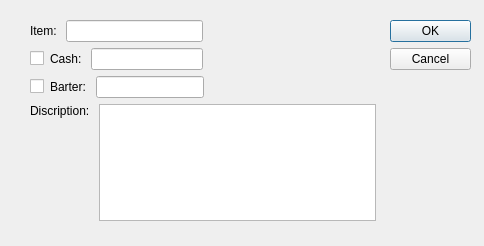
<?xml version="1.0" encoding="UTF-8"?>
<ui version="4.0">
 <class>EditOffer</class>
 <widget class="QDialog" name="EditOffer">
  <property name="geometry">
   <rect>
    <x>0</x>
    <y>0</y>
    <width>484</width>
    <height>246</height>
   </rect>
  </property>
  <property name="windowTitle">
   <string>Dialog</string>
  </property>
  <widget class="QDialogButtonBox" name="buttonBox">
   <property name="geometry">
    <rect>
     <x>390</x>
     <y>20</y>
     <width>81</width>
     <height>241</height>
    </rect>
   </property>
   <property name="orientation">
    <enum>Qt::Vertical</enum>
   </property>
   <property name="standardButtons">
    <set>QDialogButtonBox::Cancel|QDialogButtonBox::Ok</set>
   </property>
  </widget>
  <widget class="QWidget" name="">
   <property name="geometry">
    <rect>
     <x>30</x>
     <y>20</y>
     <width>346</width>
     <height>201</height>
    </rect>
   </property>
   <layout class="QVBoxLayout" name="verticalLayout_2">
    <item>
     <layout class="QHBoxLayout" name="horizontalLayout_7">
      <item>
       <layout class="QHBoxLayout" name="horizontalLayout">
        <item>
         <widget class="QLabel" name="label">
          <property name="text">
           <string>Item: </string>
          </property>
         </widget>
        </item>
        <item>
         <widget class="QLineEdit" name="lineEdit"/>
        </item>
       </layout>
      </item>
      <item>
       <spacer name="horizontalSpacer">
        <property name="orientation">
         <enum>Qt::Horizontal</enum>
        </property>
        <property name="sizeHint" stdset="0">
         <size>
          <width>108</width>
          <height>20</height>
         </size>
        </property>
       </spacer>
      </item>
     </layout>
    </item>
    <item>
     <layout class="QHBoxLayout" name="horizontalLayout_8">
      <item>
       <layout class="QHBoxLayout" name="horizontalLayout_4">
        <item>
         <widget class="QCheckBox" name="checkBox">
          <property name="text">
           <string/>
          </property>
         </widget>
        </item>
        <item>
         <layout class="QHBoxLayout" name="horizontalLayout_2">
          <item>
           <widget class="QLabel" name="label_2">
            <property name="text">
             <string>Cash: </string>
            </property>
           </widget>
          </item>
          <item>
           <widget class="QLineEdit" name="lineEdit_2"/>
          </item>
         </layout>
        </item>
       </layout>
      </item>
      <item>
       <spacer name="horizontalSpacer_2">
        <property name="orientation">
         <enum>Qt::Horizontal</enum>
        </property>
        <property name="sizeHint" stdset="0">
         <size>
          <width>108</width>
          <height>20</height>
         </size>
        </property>
       </spacer>
      </item>
     </layout>
    </item>
    <item>
     <layout class="QHBoxLayout" name="horizontalLayout_9">
      <item>
       <layout class="QHBoxLayout" name="horizontalLayout_5">
        <item>
         <widget class="QCheckBox" name="checkBox_2">
          <property name="text">
           <string/>
          </property>
         </widget>
        </item>
        <item>
         <layout class="QHBoxLayout" name="horizontalLayout_3">
          <item>
           <widget class="QLabel" name="label_3">
            <property name="text">
             <string>Barter: </string>
            </property>
           </widget>
          </item>
          <item>
           <widget class="QLineEdit" name="lineEdit_3"/>
          </item>
         </layout>
        </item>
       </layout>
      </item>
      <item>
       <spacer name="horizontalSpacer_3">
        <property name="orientation">
         <enum>Qt::Horizontal</enum>
        </property>
        <property name="sizeHint" stdset="0">
         <size>
          <width>108</width>
          <height>20</height>
         </size>
        </property>
       </spacer>
      </item>
     </layout>
    </item>
    <item>
     <layout class="QHBoxLayout" name="horizontalLayout_6">
      <item>
       <layout class="QVBoxLayout" name="verticalLayout">
        <item>
         <widget class="QLabel" name="label_4">
          <property name="text">
           <string>Discription: </string>
          </property>
         </widget>
        </item>
        <item>
         <spacer name="verticalSpacer">
          <property name="orientation">
           <enum>Qt::Vertical</enum>
          </property>
          <property name="sizeHint" stdset="0">
           <size>
            <width>20</width>
            <height>40</height>
           </size>
          </property>
         </spacer>
        </item>
       </layout>
      </item>
      <item>
       <widget class="QPlainTextEdit" name="plainTextEdit"/>
      </item>
     </layout>
    </item>
   </layout>
  </widget>
 </widget>
 <resources/>
 <connections>
  <connection>
   <sender>buttonBox</sender>
   <signal>accepted()</signal>
   <receiver>EditOffer</receiver>
   <slot>accept()</slot>
   <hints>
    <hint type="sourcelabel">
     <x>248</x>
     <y>254</y>
    </hint>
    <hint type="destinationlabel">
     <x>157</x>
     <y>274</y>
    </hint>
   </hints>
  </connection>
  <connection>
   <sender>buttonBox</sender>
   <signal>rejected()</signal>
   <receiver>EditOffer</receiver>
   <slot>reject()</slot>
   <hints>
    <hint type="sourcelabel">
     <x>316</x>
     <y>260</y>
    </hint>
    <hint type="destinationlabel">
     <x>286</x>
     <y>274</y>
    </hint>
   </hints>
  </connection>
 </connections>
</ui>
